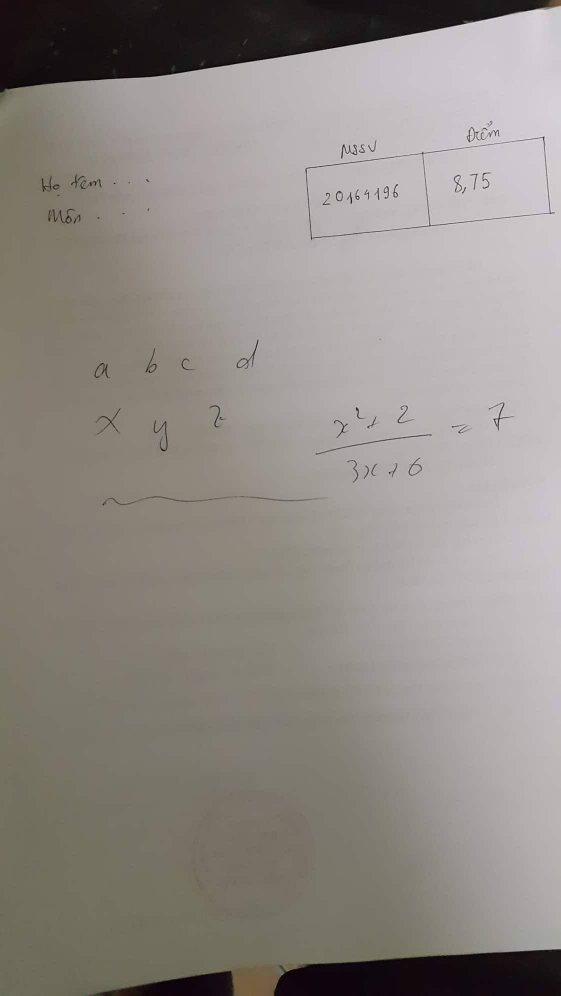
#> input picture test.jpg, 1121 x 1992 px (shown at 1/2 size)
$ python main.py --query test.jpg   (older library calls are emulated)
#> lines starting #> are read from the running program, lines starting #| are printed output that depends on the picture; after the words box and inside, x2 and y2 are one past the last pixel; in counts of white or black regions, pixels touching at a corner belong together
### find_and_crop.py
import numpy as np
import cv2

def find(img):
    screenCnt = None
    # chuyển sang ảnh gray là làm mờ
    gray = cv2.cvtColor(img,cv2.COLOR_BGR2RGB)
    gray = cv2.GaussianBlur(gray,(7,7),0)

    # Phát hiện các cạnh trong hình
    edges = cv2.Canny(gray,10,250)

    # tiến hành lọc bỏ những phần đen nằm giữa các viền trắng
    kernel = cv2.getStructuringElement(cv2.MORPH_RECT,(7,7))
    closed = cv2.morphologyEx(edges,cv2.MORPH_CLOSE,kernel)

    # Sử dụng find contours để phát hiện khung hình chữ nhật ghi điểm
    _, contours, _ = cv2.findContours(closed.copy(), cv2.RETR_TREE, cv2.CHAIN_APPROX_NONE)
    contours = sorted(contours, key = cv2.contourArea, reverse = True)
    for contour in contours:
        approx = cv2.approxPolyDP(contour,0.01*cv2.arcLength(contour,True),True)
        if len(approx) == 4:
            screenCnt = approx
            #cv2.drawContours(img, contour, -1, (0, 255, 0), 3)
            break
    return screenCnt

def rotateAndCrop(screenCnt,orig):
    # Xác định tọa độ 4 đỉnh của khung điểm
    pts = screenCnt.reshape(4, 2)
    rect = np.zeros((4, 2), dtype = "float32")

    # Điểm trên cùng bên trái có tổng tọa độ min,
    #  điểm dưới cùng bên phải có tổng tọa độ max
    s = pts.sum(axis = 1)
    rect[0] = pts[np.argmin(s)]
    rect[2] = pts[np.argmax(s)]

    # Điểm dưới cùng bên trái sẽ có khác biệt nhỏ nhất
    # trong khi điểm trên cùng bên phải có khác biết lớn nhất
    diff = np.diff(pts, axis = 1)
    rect[1] = pts[np.argmin(diff)]
    rect[3] = pts[np.argmax(diff)]

    # Tính toán kích thước của khung điểm
    (tl, tr, br, bl) = rect
    widthA = np.sqrt(((br[0] - bl[0]) ** 2) + ((br[1] - bl[1]) ** 2))
    widthB = np.sqrt(((tr[0] - tl[0]) ** 2) + ((tr[1] - tl[1]) ** 2))

    heightA = np.sqrt(((tr[0] - br[0]) ** 2) + ((tr[1] - br[1]) ** 2))
    heightB = np.sqrt(((tl[0] - bl[0]) ** 2) + ((tl[1] - bl[1]) ** 2))

    # Lấy giá trị max của width và height để cân chỉnh khung điểm
    maxWidth = max(int(widthA), int(widthB))
    maxHeight = max(int(heightA), int(heightB))

    # Chuyển đổi góc nhìn , đưa về góc nhìn từ trên xuống
    dst = np.array([
	    [0, 0],
	    [maxWidth - 1, 0],
	    [maxWidth - 1, maxHeight - 1],
	    [0, maxHeight - 1]], dtype = "float32")

    M = cv2.getPerspectiveTransform(rect, dst)
    warp = cv2.warpPerspective(orig, M, (maxWidth, maxHeight))

    return warp
    #cv2.imshow('khung diem',warp)
    #cv2.waitKey(0)
    #cv2.destroyAllWindows()

def remove_Border(img):
    h = img.shape[0]
    w = img.shape[1]
    ratio = 300.0/h
    h = int(h*ratio)
    w = int(w*ratio)
    dim = (w, h)
    img = cv2.resize(img, (w,h), interpolation = cv2.INTER_AREA)
    #crop = img[30:(h-30),30:(w-30)]
    MSSV = img[30:(h-30),30:(int(w/2 - 20))]
    DIEM = img[30:(h-30),(int(w/2)+20):(w-30)]
    return MSSV,DIEM

# [6 lines left out: function xuLyText, not called in this run]

### main.py
import cv2
import find_and_crop as fac
import argparse
import pytesseract


# construct the argument parser and parse the arguments
ap = argparse.ArgumentParser()
ap.add_argument("-q", "--query", required = True,
	help = "Path to the query image")
args = vars(ap.parse_args())

# working
# trich khung diem va khung MSSV
img = cv2.imread(args["query"])
#> img is the input picture: shape (1992, 1121, 3); mean B, G, R 133.8, 138.7, 144.8
x = fac.find(img)
#> in find, `edges = cv2.Canny(gray,10,250)`:
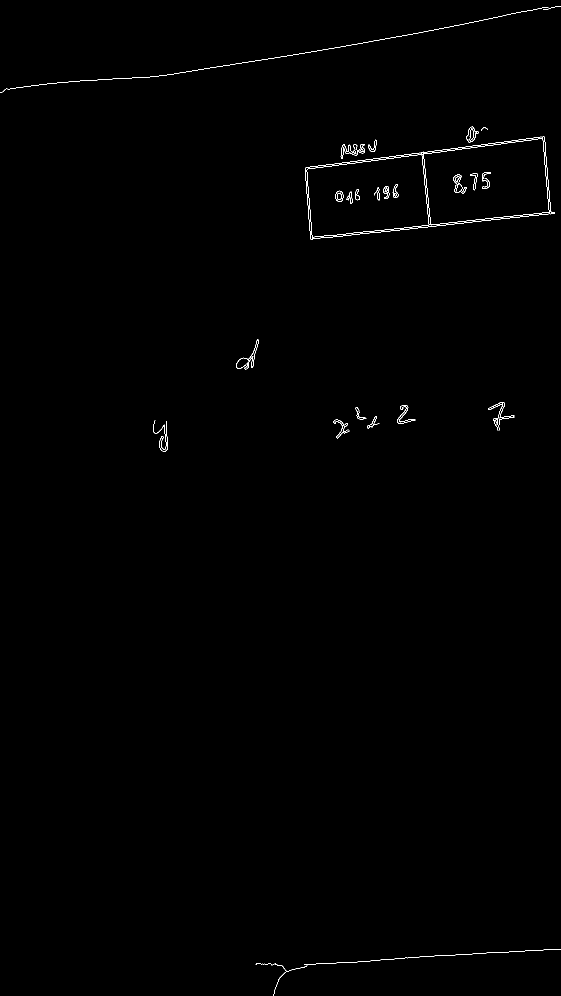
#> edges: shape (1992, 1121) (shown at 1/2 size); 0.34% white in thin lines or dots
#> in find, `closed = cv2.morphologyEx(edges,cv2.MORPH_CLOSE,kernel)`:
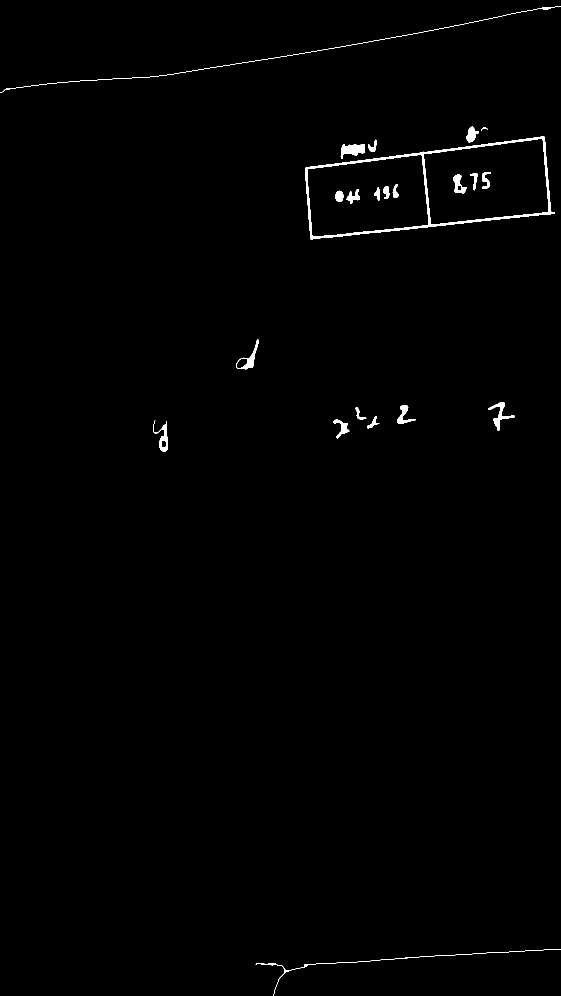
#> closed: shape (1992, 1121) (shown at 1/2 size); 0.67% white; 22 white regions
#> in find, `_, contours, _ = cv2.findContours(closed.copy(), cv2.RETR_TREE, cv2.CH..`: contours = 27 contours, 1 with area under 20; largest, box (x1, y1, x2, y2) and area: (610, 273, 1110, 480) 71996, (847, 277, 1098, 450) 34710, (614, 309, 858, 474) 32600, (681, 288, 730, 318) 807, (472, 679, 518, 739) 799
#> the loop in find, `for contour in contours:` made 1 pass
#> screenCnt on pass 1: [[1088, 273], [611, 335], [621, 478], [1108, 427]]
#> x = [[1088, 273], [611, 335], [621, 478], [1108, 427]]
img1 = fac.rotateAndCrop(x,img)
#> in rotateAndCrop, `s = pts.sum(axis = 1)`: s = [1361, 946, 1099, 1535]
#> in rotateAndCrop, `diff = np.diff(pts, axis = 1)`: diff = [-815, -276, -143, -681]
#> in rotateAndCrop, `warp = cv2.warpPerspective(orig, M, (maxWidth, maxHeight))`:
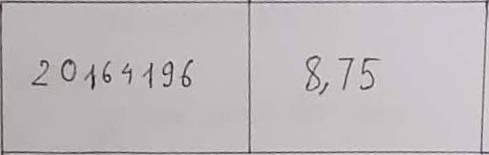
#> warp: shape (155, 489, 3); mean B, G, R 188, 184.9, 191.1
imgMSSV,imgDiem = fac.remove_Border(img1)
#> in remove_Border, `MSSV = img[30:(h-30),30:(int(w/2 - 20))]`:
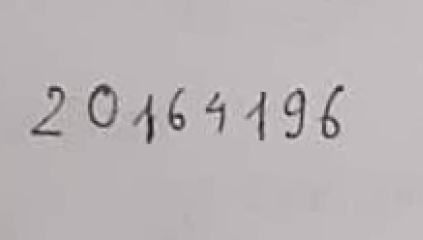
#> MSSV: shape (240, 423, 3); mean of channels 0, 1, 2 182.1, 180.2, 186.2; drawn as B, G, R
#> in remove_Border, `DIEM = img[30:(h-30),(int(w/2)+20):(w-30)]`:
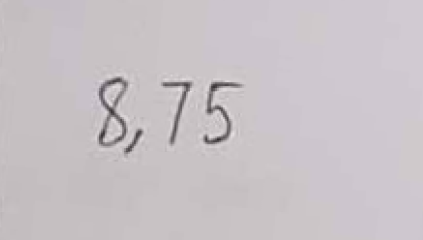
#> DIEM: shape (240, 423, 3); mean of channels 0, 1, 2 198.2, 193.9, 200.3; drawn as B, G, R

# [6 lines of commented-out code are left out]
#> (the run stopped early here; a loop or call above may not have finished)
